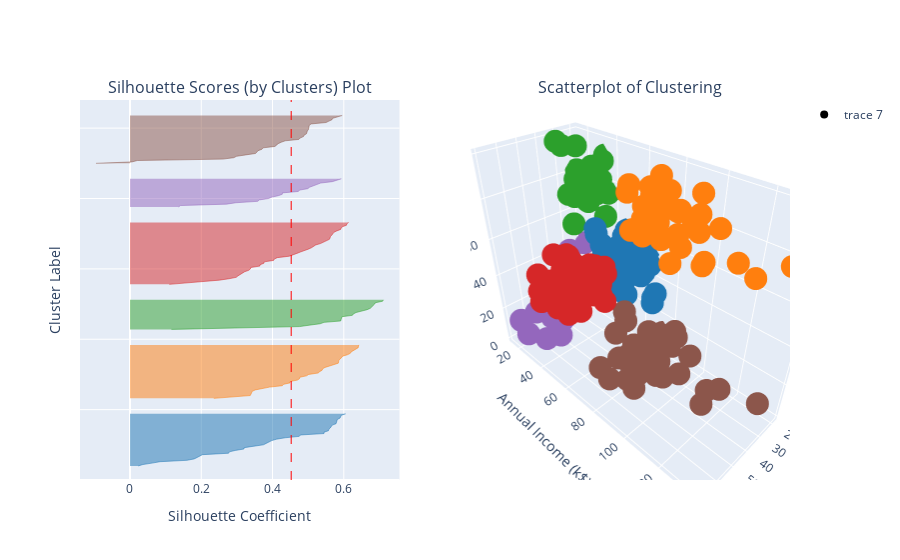

The cell this chart's notebook holds for it:
### Markdown cell above
##### 6 Clusters

### Code cell
figs[6-2]

### Figure 1 — Plotly figure (JSON) as saved in the notebook; plotly's stock layout.template omitted (floating-point values rounded to 4 significant figures; data arrays with more than 128 entries replaced by an {"elided": "..."} marker saying what was removed)
{"data": [{"fill": "tozerox", "line": {"color": "rgb(31.0, 119.0, 180.0)", "width": 0.5}, "mode": "lines", "showlegend": false, "type": "scatter", "x": [0.02309, 0.03643, 0.06198, 0.08441, 0.1602, 0.1803, 0.1883, 0.196, 0.2033, 0.2764, 0.2789, 0.2953, 0.3196, 0.3208, 0.3466, 0.3745, 0.382, 0.3887, 0.398, 0.411, 0.4355, 0.4749, 0.4786, 0.5445, 0.5447, 0.5569, 0.5581, 0.5621, 0.5638, 0.5675, 0.5782, 0.5789, 0.5801, 0.5818, 0.5894, 0.5911, 0.593, 0.6053], "xaxis": "x", "y": [10, 11, 12, 13, 14, 15, 16, 17, 18, 19, 20, 21, 22, 23, 24, 25, 26, 27, 28, 29, 30, 31, 32, 33, 34, 35, 36, 37, 38, 39, 40, 41, 42, 43, 44, 45, 46, 47], "yaxis": "y"}, {"fill": "tozerox", "line": {"color": "rgb(255.0, 127.0, 14.0)", "width": 0.5}, "mode": "lines", "showlegend": false, "type": "scatter", "x": [0.2352, 0.2863, 0.3375, 0.3394, 0.3406, 0.3431, 0.3513, 0.374, 0.3917, 0.4274, 0.4312, 0.4489, 0.4496, 0.4699, 0.4757, 0.4765, 0.4952, 0.5014, 0.5279, 0.5323, 0.5391, 0.5406, 0.5473, 0.5601, 0.5716, 0.5844, 0.5854, 0.5858, 0.5902, 0.5932, 0.5968, 0.6103, 0.6182, 0.6205, 0.6274, 0.6302, 0.6404, 0.6412, 0.6422], "xaxis": "x", "y": [58, 59, 60, 61, 62, 63, 64, 65, 66, 67, 68, 69, 70, 71, 72, 73, 74, 75, 76, 77, 78, 79, 80, 81, 82, 83, 84, 85, 86, 87, 88, 89, 90, 91, 92, 93, 94, 95, 96], "yaxis": "y"}, {"fill": "tozerox", "line": {"color": "rgb(44.0, 160.0, 44.0)", "width": 0.5}, "mode": "lines", "showlegend": false, "type": "scatter", "x": [0.1163, 0.2766, 0.4761, 0.5028, 0.5335, 0.5445, 0.5913, 0.5924, 0.5943, 0.5945, 0.624, 0.6267, 0.6344, 0.651, 0.6653, 0.6744, 0.6789, 0.6844, 0.6864, 0.689, 0.7087, 0.7114], "xaxis": "x", "y": [107, 108, 109, 110, 111, 112, 113, 114, 115, 116, 117, 118, 119, 120, 121, 122, 123, 124, 125, 126, 127, 128], "yaxis": "y"}, {"fill": "tozerox", "line": {"color": "rgb(214.0, 39.0, 40.0)", "width": 0.5}, "mode": "lines", "showlegend": false, "type": "scatter", "x": [0.1102, 0.1655, 0.2234, 0.2509, 0.2778, 0.2982, 0.3028, 0.3081, 0.3155, 0.322, 0.3333, 0.3379, 0.339, 0.3643, 0.3651, 0.3757, 0.3767, 0.4028, 0.405, 0.4134, 0.4468, 0.4552, 0.4682, 0.4782, 0.4867, 0.5, 0.5091, 0.5149, 0.5211, 0.5346, 0.542, 0.5534, 0.5596, 0.5613, 0.5626, 0.5665, 0.5694, 0.5722, 0.5804, 0.5911, 0.5928, 0.5964, 0.6075, 0.6084, 0.6135], "xaxis": "x", "y": [139, 140, 141, 142, 143, 144, 145, 146, 147, 148, 149, 150, 151, 152, 153, 154, 155, 156, 157, 158, 159, 160, 161, 162, 163, 164, 165, 166, 167, 168, 169, 170, 171, 172, 173, 174, 175, 176, 177, 178, 179, 180, 181, 182, 183], "yaxis": "y"}, {"fill": "tozerox", "line": {"color": "rgb(148.0, 103.0, 189.0)", "width": 0.5}, "mode": "lines", "showlegend": false, "type": "scatter", "x": [0.1362, 0.1418, 0.271, 0.2973, 0.3584, 0.3628, 0.389, 0.3981, 0.4163, 0.4273, 0.4277, 0.4724, 0.4762, 0.4989, 0.5039, 0.5166, 0.5245, 0.5352, 0.5679, 0.5797, 0.5933], "xaxis": "x", "y": [194, 195, 196, 197, 198, 199, 200, 201, 202, 203, 204, 205, 206, 207, 208, 209, 210, 211, 212, 213, 214], "yaxis": "y"}, {"fill": "tozerox", "line": {"color": "rgb(140.0, 86.0, 75.0)", "width": 0.5}, "mode": "lines", "showlegend": false, "type": "scatter", "x": [-0.09545, 0.00551, 0.02051, 0.2605, 0.2911, 0.299, 0.3251, 0.3522, 0.3563, 0.3593, 0.3703, 0.3733, 0.4068, 0.4107, 0.4159, 0.4244, 0.4358, 0.4738, 0.4775, 0.4868, 0.4885, 0.4953, 0.4956, 0.4977, 0.5007, 0.5012, 0.5024, 0.503, 0.5083, 0.5501, 0.5583, 0.567, 0.5687, 0.5858, 0.5955], "xaxis": "x", "y": [225, 226, 227, 228, 229, 230, 231, 232, 233, 234, 235, 236, 237, 238, 239, 240, 241, 242, 243, 244, 245, 246, 247, 248, 249, 250, 251, 252, 253, 254, 255, 256, 257, 258, 259], "yaxis": "y"}, {"fill": "tozeroy", "line": {"color": "red", "dash": "dash", "width": 1}, "mode": "lines", "showlegend": false, "type": "scatter", "x": {"elided": "500 float values"}, "xaxis": "x", "y": {"elided": "500 int values"}, "yaxis": "y"}, {"marker": {"color": {"elided": "200x3 int values"}}, "mode": "markers", "scene": "scene", "type": "scatter3d", "x": {"elided": "200 int values"}, "y": {"elided": "200 int values"}, "z": {"elided": "200 int values"}}], "layout": {"annotations": [{"font": {"size": 16}, "showarrow": false, "text": "Silhouette Scores (by Clusters) Plot", "x": 0.225, "xanchor": "center", "xref": "paper", "y": 1, "yanchor": "bottom", "yref": "paper"}, {"font": {"size": 16}, "showarrow": false, "text": "Scatterplot of Clustering", "x": 0.775, "xanchor": "center", "xref": "paper", "y": 1, "yanchor": "bottom", "yref": "paper"}], "autosize": true, "scene": {"aspectmode": "auto", "aspectratio": {"x": 0.6093, "y": 1.429, "z": 1.148}, "domain": {"x": [0.55, 1], "y": [0, 1]}, "xaxis": {"title": {"text": "Age"}, "type": "linear"}, "yaxis": {"title": {"text": "Annual Income (k$)"}, "type": "linear"}, "zaxis": {"title": {"text": "Spending Score (1-100)"}, "type": "linear"}}, "xaxis": {"anchor": "y", "autorange": true, "domain": [0, 0.45], "range": [-0.1403, 0.7563], "title": {"text": "Silhouette Coefficient"}, "type": "linear"}, "yaxis": {"anchor": "x", "domain": [0, 1], "range": [0, 270], "showticklabels": false, "title": {"text": "Cluster Label"}, "type": "linear"}}}
